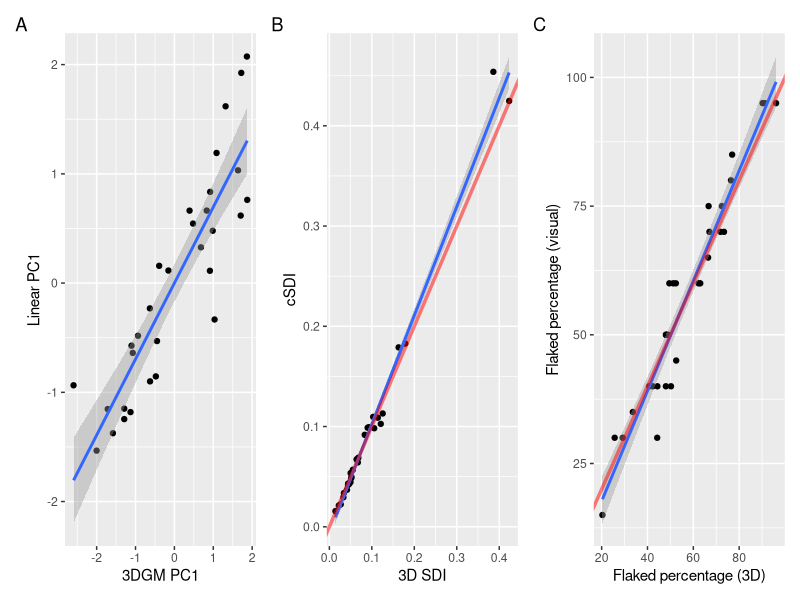

Here is the R script that generated this plot: (Note: this script raises an error after producing the figure.)
# Add packages
library(tidyverse)
library(patchwork)
library(cowplot)


# Data preparation
## loading data
gona_linear<-readr::read_csv("data/Gona_EA_for_Cheng_020824.csv")
gona_3d<-read.csv("data/3D-cleaned-for-Cheng-080224.csv")

## Figure for 3d comparison

fig4a <- ggplot(gona_3d, aes(X.3DGMPC110x10, FAC1_2)) + 
  geom_point() + 
  geom_smooth(method=lm)+
  labs(x ="3DGM PC1", y = "Linear PC1")

fig4b <- ggplot(gona_3d, aes(SDI_3D, SDIBoxTimesPointFive)) + 
  geom_point() + 
  geom_smooth(method=lm)+
  geom_abline(slope=1, intercept = 0, colour = "red", linewidth=1.2, alpha=0.5)+
  labs(x ="3D SDI", y = "cSDI")

fig4c <- ggplot(gona_3d, aes(Flaked, FlakedVisual)) + 
  geom_point() + 
  geom_smooth(method=lm)+
  geom_abline(slope=1, intercept = 0, colour = "red", linewidth=1.2, alpha=0.5)+       
  labs(x ="Flaked percentage (3D)", y = "Flaked percentage (visual)")

patchwork <- (fig4a + fig4b + fig4c)
patchwork + plot_annotation(tag_levels = 'A')
ggplot2::ggsave("Fig.3D comparison new1.png", path="figure.", width = 9, height = 3, dpi = 300)


## Figure for FAI by base

fig5a<-gona_linear %>%
  filter(Contexts == "Acheulean", Mode == "2", Flaked == "Flaked") %>%
  ggplot(aes(FAI, FAC1_1)) + 
  geom_point(alpha=0.6,size=2,aes(color= as.factor(Base),shape=as.factor(Base))) + 
  geom_smooth(method=lm, aes(group = 1))+
  labs(x ="FAI", y = "PC1 (flatness)")+
  scale_y_continuous(limits=c(-1.5,2.5))+
  theme(legend.position="none")


fig5b<-gona_linear %>%
  filter(Contexts == "Acheulean", Mode == "2", Flaked == "Flaked") %>%
  ggplot(aes(FAI, FAC2_1)) + 
  geom_point(alpha=0.6,size=2,aes(color = as.factor(Base),shape=as.factor(Base))) + 
  geom_smooth(method=lm, aes(group = 1))+
  labs(x ="FAI", y = "PC2 (convergence)")+
  labs(color='Base', shape = 'Base')+
  scale_y_continuous(limits=c(-3,3))+
  theme(legend.key.size = unit(0.2, "cm"))


patchwork <- (fig5a + fig5b)
patchwork + plot_annotation(tag_levels = 'A')
ggplot2::ggsave("Fig.FAI by base new NEW.png", path="figure.", width = 9, height = 3, dpi = 300)


## Figure for FAI by flaked
PC1.mean <- gona_linear %>%
  filter(Contexts == "Acheulean", Base == "flake", Flaked == "Unmodified") %>%
  group_by(Flaked) %>%
  summarize(PC1mean = mean(FAC1_1))


PC2.mean <- gona_linear %>%
  filter(Contexts == "Acheulean", Base == "flake", Flaked == "Unmodified") %>%
  group_by(Flaked) %>%
  summarize(PC2mean = mean(FAC2_1))

fig6a<-gona_linear %>%
  filter(Contexts == "Acheulean", Base == "flake") %>%
  ggplot(aes(FAI, FAC1_1, color = as.factor(Flaked))) + 
  geom_point(alpha=0.5,size=2,aes(color = as.factor(Flaked))) + 
  geom_smooth(method=lm)+
  geom_hline(data = PC1.mean, linetype="dashed",aes( group = Flaked, yintercept = PC1mean, color = Flaked)) +
  annotate(geom = "point", x = 55 , y = 2.02, colour = "black", fill = "#F8766D", size= 1, stroke = 0.5) +
  annotate(geom = "text", x = 55 , y = 2.05, label = "OGS5:2013-1", vjust=2, size=2)+
  annotate(geom = "point", x = 0 , y = -0.66, colour = "black", fill = "#619CFF", size= 1, stroke = 0.5) +
  annotate(geom = "text", x = 0 , y = -0.66, label = "OGS5:54",  vjust=2, size=2)+
  labs(x ="FAI", y = "PC1 (flatness)\n")+
  scale_y_continuous(limits=c(-1.5,2.5))+
  theme(legend.position="none")

  
fig6b<-gona_linear %>%
  filter(Contexts == "Acheulean", Base == "flake") %>%
  ggplot(aes(FAI, FAC2_1, color = as.factor(Flaked))) + 
  geom_point(alpha=0.5,size=2,aes(color = as.factor(Flaked))) + 
  geom_smooth(method=lm)+
  geom_hline(data = PC2.mean, linetype="dashed",aes( group = Flaked, yintercept = PC2mean, color = Flaked)) +
  annotate(geom = "point", x = 5 , y = 2.47, colour = "black", fill = "#F8766D", size= 1,stroke = 0.5) +
  annotate(geom = "text", x = 5 , y = 2.47, label = "DAN5:54", vjust=2,  size=2)+
  annotate(geom = "point", x = 5 , y = -2.21, colour = "black", fill = "#F8766D", size= 1,stroke = 0.5) +
  annotate(geom = "text", x = 5 , y = -2.21, label = "OGS5:5", vjust=2,  size=2)+
  labs(x ="FAI", y = "PC2 (convergence)\n")+
  scale_y_continuous(limits=c(-2.5,3))+
  labs(color='Modification')+
  theme(legend.key.size = unit(0.2, "cm"))

fig6a1<-ggdraw(fig6a) + 
  draw_image("figure/Picture1.PNG",
             x = 0.02, y = 0.29, width = 0.12, height = 0.12)
fig6a2<-ggdraw(fig6a1) + 
  draw_image("figure/Picture2.PNG",
             x = 0.02, y = 0.8, width = 0.12, height = 0.12)
fig6b1<-ggdraw(fig6b) + 
  draw_image("figure/Picture3.PNG",
             x = 0.02, y = 0.16, width = 0.12, height = 0.12)
fig6b2<-ggdraw(fig6b1) + 
  draw_image("figure/Picture4.PNG",
             x = 0.02, y = 0.81, width = 0.12, height = 0.12)

patchwork <- (fig6a2 + fig6b2)
patchwork + plot_annotation(tag_levels = 'A')
ggplot2::ggsave("Fig.FAI by flaked new123.png", path="figure.", width = 9, height = 3, dpi = 300)


## heteroscedasticity test for mode1 and mode2 cores
MODE1CORE <- joined_gona %>%
  filter(Mode == "1", Flaked.x == "Flaked")
MODE2CORE <- joined_gona %>%
  filter(Mode == "2", Flaked.x == "Flaked")

lmMod1 <- lm(FAI ~ cSDI, data=MODE1CORE)
lmtest::bptest(lmMod1)
ggplot(MODE1CORE, aes(FAI, cSDI)) + 
  geom_point() + 
  geom_smooth(method=lm)
car::ncvTest(lmMod1)

lmMod2 <- lm(FAI ~ cSDI, data=MODE2CORE)
lmtest::bptest(lmMod2)
car::ncvTest(lmMod2)


### Locating the extreme value of PC1 and PC2 in the last figure
leftfig<-joined_gona %>%
  filter(Contexts == "Acheulean", Base == "flake")
